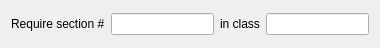
<?xml version="1.0" encoding="UTF-8"?>
<ui version="4.0">
 <class>RequireWidgetItem</class>
 <widget class="QWidget" name="RequireWidgetItem">
  <property name="geometry">
   <rect>
    <x>0</x>
    <y>0</y>
    <width>380</width>
    <height>48</height>
   </rect>
  </property>
  <property name="windowTitle">
   <string>Form</string>
  </property>
  <layout class="QVBoxLayout" name="verticalLayout">
   <item>
    <layout class="QHBoxLayout" name="horizontalLayout">
     <item>
      <widget class="QLabel" name="label">
       <property name="text">
        <string>Require section #</string>
       </property>
      </widget>
     </item>
     <item>
      <widget class="QLineEdit" name="lineEdit"/>
     </item>
     <item>
      <widget class="QLabel" name="label_2">
       <property name="text">
        <string>in class</string>
       </property>
      </widget>
     </item>
     <item>
      <widget class="QLineEdit" name="lineEdit_2"/>
     </item>
    </layout>
   </item>
  </layout>
 </widget>
 <resources/>
 <connections/>
</ui>
